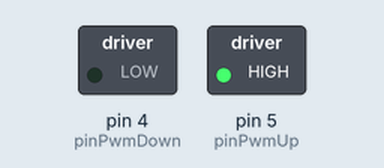
Simulated run of this sketch. Board: Arduino Uno, built with avr-gcc and run on an emulated ATmega328P. Shown: switched loads named in the sketch (green lamp = pin HIGH).

Above: at 0.1 s.
Timing chart, 0 to 1.6 s (numbered marks = the images above):
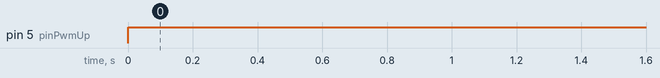

Measured:
- by itself, pin 5 (pinPwmUp): LOW → HIGH at 0.00 s

The sketch:

motordc.ino
```cpp
const int pinPwmUp = 5;
const int pinPwmDown = 4;

void setup() {
  Serial.begin(9600);
  pinMode(pinPwmUp,OUTPUT);
  pinMode(pinPwmDown,OUTPUT);

}

void loop() {
  digitalWrite(pinPwmUp, HIGH);
  digitalWrite(pinPwmDown, LOW);

}
```
